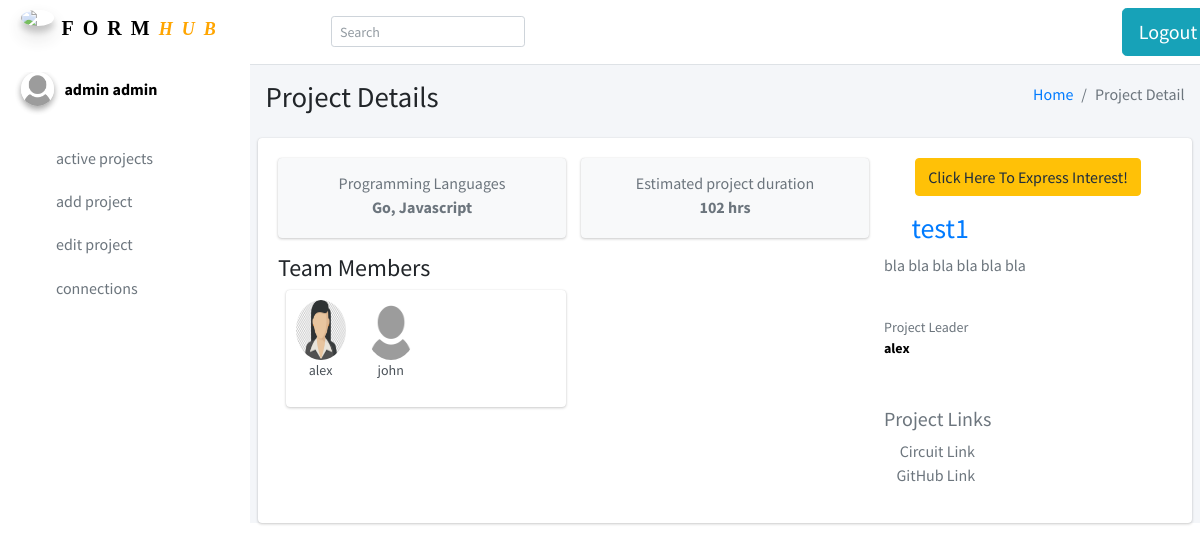
Page /project_detail/test1 (signed in) on the committed database.
### formhub/models.py (models this page shows)
class Projects(models.Model):
    project_name = models.CharField(max_length=50)
    project_description = models.CharField(max_length=1000)
    project_status = models.CharField(max_length=50)
    github_link = models.CharField(max_length=100)
    circuit_link = models.CharField(max_length=100)
    project_leader = models.CharField(max_length=50)
    project_members = models.CharField(max_length=1000)
    project_date = models.CharField(max_length=50)
    languages = models.CharField(max_length=200)
    estimation = models.IntegerField()
    class Meta:
        db_table = "projects"

### formhub/views.py (the view)
# urls.py: path('project_detail/<project>', views.project_detail, name='project_detail'),
@login_required(login_url='login')
def project_detail(request, project):
    user = User.objects.get(username=request.session['username'])
    username, firstname, lastname = user.username, user.first_name, user.last_name
    project = Projects.objects.get(project_name=project)
    project.project_members = json.loads(project.project_members)
    return render(request, 'admins/project_detail.html', {'firstname': firstname, 'lastname': lastname, 'username': username,'project':project})

### formhub/templates/admins/project_detail.html (shortened to what this page needs)
<!DOCTYPE html>
<html>
<head>
  {% include "header.html" %}
</head>
<body class="hold-transition sidebar-mini">
  <div class="wrapper">
    {% include "topbar.html" %}
    {% include "admins/sidebar.html" %}
    <div class="content-wrapper">
      <section class="content-header">
        <div class="container-fluid">
          <div class="row mb-2">
            <div class="col-sm-6">
              <h1>Project Details</h1>
            </div>
            <div class="col-sm-6">
              <ol class="breadcrumb float-sm-right">
                <li class="breadcrumb-item"><a href="#">Home</a></li>
                <li class="breadcrumb-item active">Project Detail</li>
              </ol>
            </div>
          </div>
        </div>
      </section>
      <section class="content">
        <div class="card">
          <div class="card-body">
            <div class="row">
              <div class="col-12 col-md-12 col-lg-8 order-2 order-md-1">
                <div class="row">
                  <div class="col-12 col-sm-6">
                    <div class="info-box bg-light">
                      <div class="info-box-content">
                        <span class="info-box-text text-center text-muted">Programming Languages</span>
                        <span class="info-box-number text-center text-muted mb-0">{{project.languages}}</span>
                      </div>
                    </div>
                  </div>
                  <div class="col-12 col-sm-6">
                    <div class="info-box bg-light">
                      <div class="info-box-content">
                        <span class="info-box-text text-center text-muted">Estimated project duration</span>
                        <span class="info-box-number text-center text-muted mb-0">{{project.estimation}} hrs <span>
                      </div>
                    </div>
                  </div>
                </div>
                <div class="row">
                  <div class="col-12">
                    <h4>Team Members</h4>
                    <div class="col-md-6">
                      <div class="card">
                        <div class="card-body p-0">
                          <ul class="users-list clearfix">
                          {% for member in project.project_members %}
                            <li>
                              <img style="width:60px; height:60px;" src="/static/images/{{member}}.jpg" onerror="this.src='/static/images/default.jpg';" >
                              <a class="users-list-name" href="/profile/{{member}}"> {{member}} </a>
                            </li>
                            {% endfor %}
                          </ul>
                        </div>
                      </div>
                    </div>
                  </div>
                </div>
              </div>
              <div class="col-12 col-md-12 col-lg-4 order-1 order-md-2">
                <div class="text-center  mb-3">
                  <a href="#" class="btn btn-md btn-warning">Click Here To Express Interest!</a>
                </div>
                <h3 class="text-primary"><i class="fas fa-project-diagram"></i> {{project.project_name}}</h3>
                <p class="text-muted">
                {{project.project_description}}
                </p>
                <br>
                <div class="text-muted">
                  <p class="text-sm">Project Leader
                  <a class="users-list-name" href="/profile/{{project.project_leader}}">
                    <b class="d-block">{{project.project_leader}}</b></a>
                  </p>
                </div>
                <h5 class="mt-5 text-muted">Project Links</h5>
                <ul class="list-unstyled">
                  <li>
                    <a href="{{project.circuit_link}}" class="btn-link text-secondary"><i class="fas fa-link"></i> Circuit Link</a>
                  </li>
                  <li>
                    <a href="https://{{project.github_link}}" class="btn-link text-secondary"><i class="fas fa-link"></i>GitHub Link</a>
                  </li>
                </ul>
              </div>
            </div>
          </div>
        </div>
      </section>
    </div>
</body>
</html>

### formhub/templates/header.html (shortened to what this page needs)
<link rel="stylesheet" href="/static/plugins/fontawesome-free/css/all.min.css">
<link rel="stylesheet" href="https://code.ionicframework.com/ionicons/2.0.1/css/ionicons.min.css">
<link rel="stylesheet" href="/static/plugins/tempusdominus-bootstrap-4/css/tempusdominus-bootstrap-4.min.css">
<link rel="stylesheet" href="/static/plugins/icheck-bootstrap/icheck-bootstrap.min.css">
<link rel="stylesheet" href="/static/plugins/jqvmap/jqvmap.min.css">
<link rel="stylesheet" href="/static/dist/css/adminlte.min.css">
<link rel="stylesheet" href="/static/plugins/overlayScrollbars/css/OverlayScrollbars.min.css">
<link rel="stylesheet" href="/static/plugins/daterangepicker/daterangepicker.css">
<link rel="stylesheet" href="/static/plugins/summernote/summernote-bs4.css">
<link rel="stylesheet" href="/static/custom_css/search.css">

### formhub/templates/topbar.html (shortened to what this page needs)
<head>
  <link rel="stylesheet" href="/static/custom_css/main_css.css">
</head>
<nav class="main-header navbar navbar-expand navbar-white navbar-light">
  <div class="col-11">
    <ul class="navbar-nav">
      <li class="nav-item">
        <a class="nav-link" data-widget="pushmenu" href="#"><i class="fas fa-angle-double-left"></i><i
            class="fas fa-angle-double-left"></i></a>
      </li>
      <li>
        <div class="row">
          <form class="form-inline mt-1">
            <input id="user-input" class="form-control form-control-sm ml-3 w-95" type="text" placeholder="Search"
              aria-label="Search">
          </form>
        </div>
      </li>
    </ul>
  </div>
  <div class="col-1"><span class="pull-right"> <a href="/logout" class="btn btn-info btn-lg">
        <span class="glyphicon glyphicon-log-out">Logout</span>
      </a></span></div>
  </div>

### formhub/templates/admins/sidebar.html
<head>
  <link rel="stylesheet" href="/static/custom_css/main_css.css">
</head>
<aside class="main-sidebar">
  <a href="/" class="brand-link">
    <img src="https://i.pinimg.com/564x/7f/52/48/7f524880b9a31aafa419c91579c1f847.jpg" alt="fh"
      class="brand-image img-circle elevation-3" style="opacity: .8">
    <span class="brand-text">Form</span><span class="brand-text2">Hub</span>
  </a>
  <div class="sidebar">
    <div class="user-panel mt-3 pb-3 mb-3 d-flex">
      <a href="/profile/{{ username }}">
        <div class="image">
          <img src="/static/images/{{ username }}.jpg" class="img-circle elevation-2"
            onerror="this.src='/static/images/default.jpg';">
        </div>
      </a>
      <div class="info">
        <a href="/profile/{{ username }}" class="d-block">{{firstname}} {{lastname}}</a>
      </div>
    </div>
    <nav class="mt-2">
      <ul class="nav nav-pills nav-sidebar flex-column" data-widget="treeview" role="menu" data-accordion="false">
        <li class="nav-item">
          <a href="/projects" class="nav-link">
            <i class="fas fa-chart-line nav-icon"></i>
            <p>Active Projects</p>
          </a>
        </li>
      </ul>
      <ul class="nav nav-pills nav-sidebar flex-column" data-widget="treeview" role="menu" data-accordion="false">
        <li class="nav-item">
          <a href="/project_add" class="nav-link">
            <i class="fas fa-plus nav-icon"></i>
            <p>Add Project</p>
          </a>
        </li>
      </ul>
      <ul class="nav nav-pills nav-sidebar flex-column" data-widget="treeview" role="menu" data-accordion="false">
        <li class="nav-item">
          <a href="/project_edit" class="nav-link">
            <i class="fas fa-edit nav-icon"></i>
            <p>Edit Project</p>
          </a>
        </li>
      </ul>
      <ul class="nav nav-pills nav-sidebar flex-column" data-widget="treeview" role="menu" data-accordion="false">
        <li class="nav-item">
          <a href="/" class="nav-link">
            <i class="fas fa-users nav-icon"></i>
            <p>Connections</p>
          </a>
        </li>
      </ul>
    </nav>
  </div>
</aside>

### formhub/static/custom_css/search.css (style rules this page uses)
nav { margin-bottom: 0em !important; }

### formhub/static/custom_css/main_css.css (style rules this page uses)
.sidebar { background-color: white !important; letter-spacing: 0; text-transform: lowercase; text-shadow: none; }
.main-sidebar { background-color:white; }
.brand-text { color: black; text-transform: uppercase; letter-spacing: 9px; font-family: "Times New Roman", Times, serif; text-emphasis-color: orange !important; font-weight: bold; }
.brand-text2 { color: orange; text-transform: uppercase; letter-spacing: 9px; font-family: "Times New Roman", Times, serif; font-style: italic; font-size: large; font-weight: bold; }
.d-block { color: black; font-weight: bold; }

### rows in the picture
Projects: languages "Go, Javascript", estimation "102", project_name "test1", project_description "bla bla bla bla bla bla", project_leader "alex"

### other values in the picture
{{ firstname }} "admin"
{{ lastname }} "admin"
{{ member }} "alex" "john"
